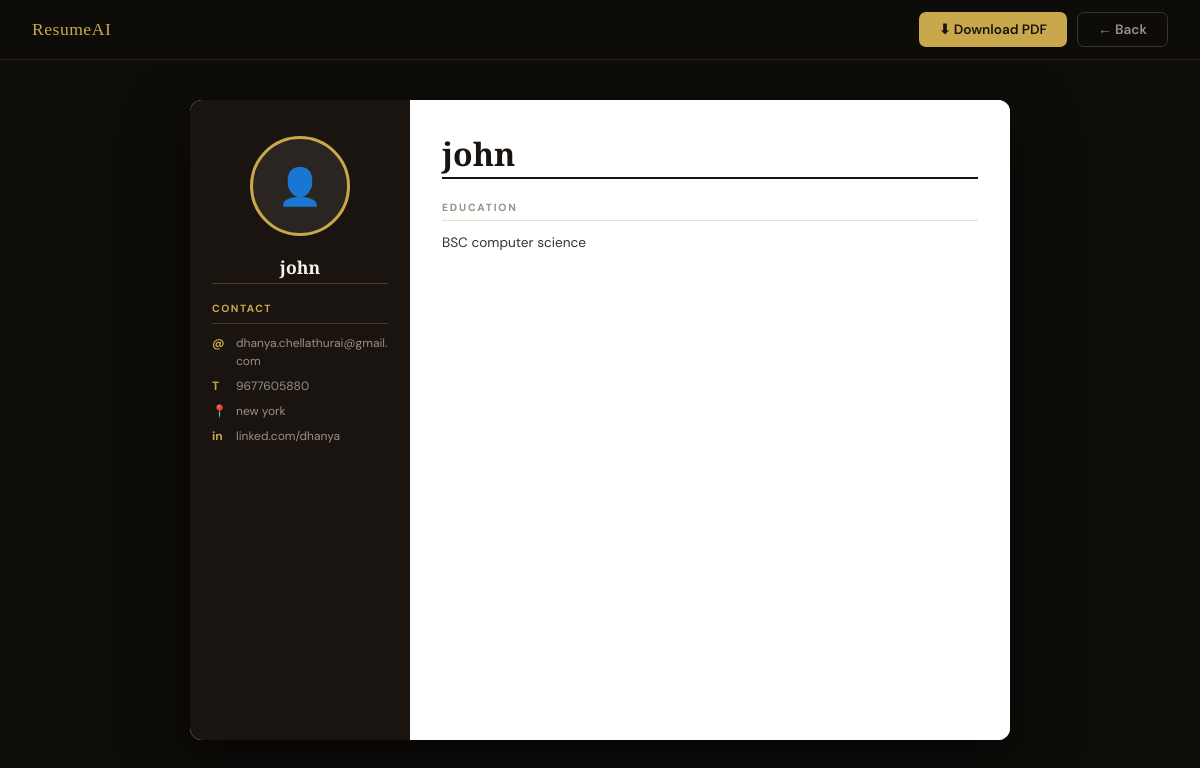
The app's page /preview/6 (signed in) with its own data.
### tables this page shows
CREATE TABLE resume_versions (
        id             INTEGER PRIMARY KEY AUTOINCREMENT,
        user_email     TEXT,
        name           TEXT,
        email          TEXT,
        phone          TEXT,
        linkedin       TEXT,
        location       TEXT,
        objective      TEXT,
        skills         TEXT,
        education      TEXT,
        experience     TEXT,
        photo          TEXT,
        template       TEXT,
        version_number INTEGER,
        score          INTEGER,
        label          TEXT,
        is_autosave    INTEGER DEFAULT 0,
        created_at     DATETIME DEFAULT CURRENT_TIMESTAMP
    );

### app.py (the view)
@app.route('/preview/<int:id>')
@login_required
def preview(id):
    conn = get_db()
    r = conn.execute("SELECT * FROM resume_versions WHERE id=?", (id,)).fetchone()
    conn.close()
    if not r: return redirect("/versions")
    r = dict(r)
    return render_template("preview.html", resume=r, rank=get_rank(r["score"]))

### app.py (called while the page is built)
def get_db():
    conn = sqlite3.connect("database.db")
    conn.row_factory = sqlite3.Row
    return conn

def get_rank(score):
    if score >= 90: return "Excellent"
    if score >= 70: return "Good"
    if score >= 50: return "Average"
    return "Poor"

def login_required(f):
    from functools import wraps
    @wraps(f)
    def decorated(*args, **kwargs):
        if "user" not in session: return redirect("/login")
        return f(*args, **kwargs)
    return decorated

### templates/preview.html (shortened to what this page needs)
<!DOCTYPE html>
<html lang="en">
<head>
</head>
<body>
<div class="topbar">
    <span class="topbar-brand">ResumeAI</span>
    <div class="topbar-actions">
        <a href="/pdf/{{ resume['id'] }}" class="btn btn-gold" id="downloadBtn">
            ⬇ Download PDF
        </a>
        <a href="/versions" class="btn btn-ghost">← Back</a>
    </div>
</div>
<div class="page">
    <div class="resume-card">
        <div class="sidebar">
            <div class="photo-wrap">
                {% if resume['photo'] and resume['photo'] != 'noimage.png' %}
                    <img src="/static/uploads/{{ resume['photo'] }}" alt="Profile Photo">
                {% else %}
                    <div class="photo-placeholder">👤</div>
                {% endif %}
            </div>
            <div class="sb-name">{{ resume['name'] }}</div>
            <hr class="sb-rule">
            <div class="sb-section-title">Contact</div>
            <hr class="sb-section-rule">
            {% if resume['email'] %}
            <div class="contact-item">
                <span class="contact-icon">@</span>
                <span class="contact-val">{{ resume['email'] }}</span>
            </div>
            {% endif %}
            {% if resume['phone'] %}
            <div class="contact-item">
                <span class="contact-icon">T</span>
                <span class="contact-val">{{ resume['phone'] }}</span>
            </div>
            {% endif %}
            {% if resume['location'] %}
            <div class="contact-item">
                <span class="contact-icon">📍</span>
                <span class="contact-val">{{ resume['location'] }}</span>
            </div>
            {% endif %}
            {% if resume['linkedin'] %}
            <div class="contact-item">
                <span class="contact-icon">in</span>
                <span class="contact-val">{{ resume['linkedin'] }}</span>
            </div>
            {% endif %}
        </div>
        <div class="main-col">
            <div class="main-name">{{ resume['name'] }}</div>
            <hr class="main-rule">
            {% if resume['education'] %}
            <div class="section">
                <div class="section-title">Education</div>
                <hr class="section-rule">
                <p class="section-text">{{ resume['education'] }}</p>
            </div>
            {% endif %}
        </div>
    </div>
</div>
</body>
</html>

### templates/preview.html (style rules this page uses)
*, *::before, *::after { box-sizing: border-box; margin: 0; padding: 0; }
body { background: #0f0d0a; font-family: 'DM Sans', sans-serif; color: #f5f0e8; min-height: 100vh; }
.topbar { position: sticky; top: 0; z-index: 100; background: rgba(15,13,10,0.85); backdrop-filter: blur(16px); border-bottom: 1px solid rgba(201,168,76,0.15); display: flex; align-items: center; justify-content: space-between; padding: 0 32px; height: 60px; }
.topbar-brand { font-family: 'Playfair Display', serif; font-size: 1.1rem; color: #c9a84c; letter-spacing: 0.5px; }
.topbar-actions { display: flex; gap: 10px; }
.btn { display: inline-flex; align-items: center; gap: 7px; padding: 8px 20px; border-radius: 7px; font-family: 'DM Sans', sans-serif; font-size: 0.85rem; font-weight: 600; text-decoration: none; border: none; cursor: pointer; transition: all 0.2s ease; }
.btn-gold { background: #c9a84c; color: #1a1410; }
.btn-ghost { background: transparent; color: #9a8f82; border: 1px solid rgba(154,143,130,0.3); }
.page { max-width: 860px; margin: 40px auto; padding: 0 20px 60px; }
.resume-card { background: #fff; color: #1a1410; border-radius: 12px; overflow: hidden; box-shadow: 0 24px 64px rgba(0,0,0,0.6); display: grid; grid-template-columns: 220px 1fr; min-height: 640px; }
.sidebar { background: #1a1410; color: #f5f0e8; padding: 36px 22px; display: flex; flex-direction: column; gap: 0; }
.photo-wrap { display: flex; justify-content: center; margin-bottom: 20px; }
.photo-wrap img, .photo-placeholder { width: 100px; height: 100px; border-radius: 50%; object-fit: cover; border: 3px solid #c9a84c; }
.photo-placeholder { background: #2a2520; display: flex; align-items: center; justify-content: center; font-size: 36px; }
.sb-name { font-family: 'Playfair Display', serif; font-size: 1.1rem; font-weight: 700; text-align: center; color: #f5f0e8; margin-bottom: 4px; line-height: 1.3; }
.sb-rule { border: none; border-top: 1px solid rgba(201,168,76,0.3); margin: 0 0 18px; }
.sb-section-title { font-size: 0.65rem; font-weight: 700; letter-spacing: 1.5px; color: #c9a84c; text-transform: uppercase; margin-bottom: 8px; }
.sb-section-rule { border: none; border-top: 0.5px solid rgba(201,168,76,0.25); margin: 0 0 10px; }
.contact-item { display: flex; gap: 8px; margin-bottom: 7px; align-items: flex-start; }
.contact-icon { color: #c9a84c; font-weight: 700; font-size: 0.75rem; min-width: 16px; padding-top: 1px; }
.contact-val { font-size: 0.75rem; color: #9a8f82; line-height: 1.5; word-break: break-all; }
.main-col { padding: 36px 32px; background: #fff; }
.main-name { font-family: 'Playfair Display', serif; font-size: 2rem; font-weight: 900; color: #1a1410; line-height: 1.15; margin-bottom: 4px; }
.main-rule { border: none; border-top: 2px solid #1a1410; margin-bottom: 22px; }
.section { margin-bottom: 22px; }
.section-title { font-size: 0.65rem; font-weight: 700; letter-spacing: 1.8px; color: #9a8f82; text-transform: uppercase; margin-bottom: 6px; }
.section-rule { border: none; border-top: 0.5px solid #e8e0d0; margin-bottom: 10px; }
.section-text { font-size: 0.85rem; color: #3a3028; line-height: 1.7; }

### records on screen
resume_versions: name "john", email "dhanya.chellathurai@gmail.com", phone "9677605880", location "new york", linkedin "linked.com/dhanya", education "BSC computer science"
